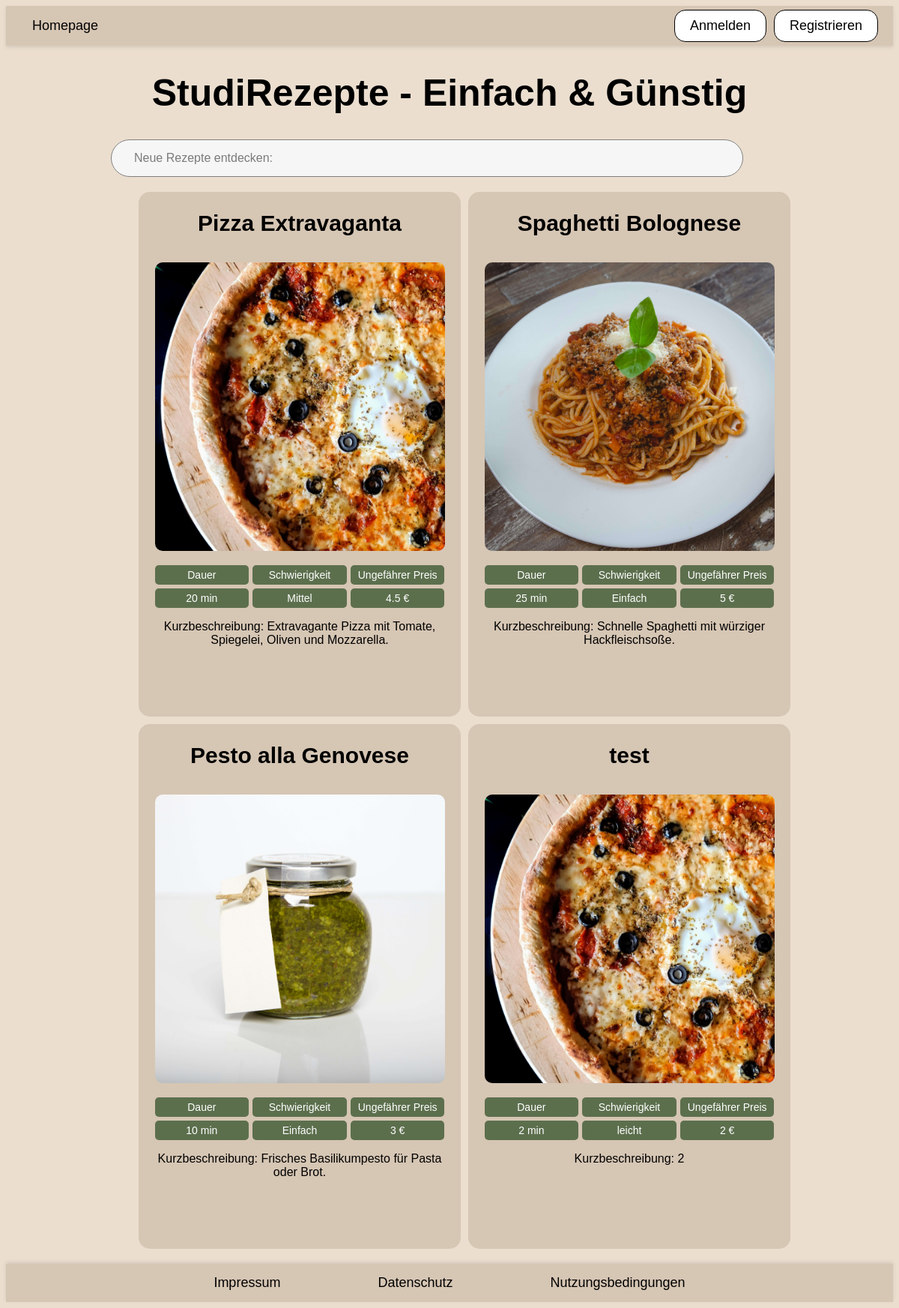
The page / on the database its author committed.
### tables this page shows
CREATE TABLE rezept (
                        id INTEGER PRIMARY KEY AUTOINCREMENT,
                        titel TEXT,
                        email TEXT,
                        kurzbeschreibung TEXT,
                        dauer INTEGER,
                        schwierigkeit TEXT,
                        preis REAL,
                        zutaten TEXT,
                        menge TEXT,
                        anleitung TEXT,
                        bild TEXT 
                    );

### index.php (called while the page is built, shortened)
<?php
require_once "php/controller/IndexController.php";
$indexController = new IndexController();
$entries = $indexController->request();
require_once "php/view/index.php";

### php/model/RezeptPDOSQLite.php (called while the page is built, shortened)
<?php
require_once "RezeptEintrag.php";
class RezeptPDOSQLite implements RezeptDAO
{
    private static $instance = null;
    public static function getInstance()
    {
        if (self::$instance === null) {
            self::$instance = new RezeptPDOSQLite();
        }
        return self::$instance;
    }
    public function getEntries(){
        try {
            $db = $this->getConnection();
            $sql = "SELECT * FROM rezept";
            $command = $db->prepare($sql);
            if (!$command->execute()) {
                throw new InternalErrorException();
            }
            $result = $command->fetchAll();
            $entries = [];
            foreach ($result as $row) {
                $entry = new RezeptEintrag(
                    $row["id"],
                    $row["titel"],
                    $row["email"],
                    $row["kurzbeschreibung"],
                    $row["dauer"],
                    $row["schwierigkeit"],
                    $row["preis"],
                    $row["zutaten"],
                    $row["menge"],
                    $row["anleitung"],
                    $row["bild"]);
                $entries[] = $entry;
            }
            return $entries;
        } catch (PDOException $exc) {
            throw new InternalErrorException();
        }
    }
    private function getConnection()
    {
        try {
            $user = 'root';
            $pw = null;
            $dsn = 'sqlite:db/rezept.db';
            $db = new PDO($dsn, $user, $pw);
            $db->exec("PRAGMA foreign_keys = ON;");
            return $db;
        } catch (PDOException $e) {
            throw new InternalErrorException();
        }
    }
}

### php/model/Rezept.php (called while the page is built, shortened)
<?php
require_once "php/model/RezeptPDOSQLite.php";
class Rezept{
    public static function getInstance(){
        return RezeptPDOSQLite::getInstance();
    }
}
?>

### php/controller/IndexController.php (called while the page is built, shortened)
<?php
require_once "php/model/RezeptEintrag.php";
require_once  "php/model/Rezept.php";
class IndexController
{
    public function request()
    {
        try {
            $rezept = Rezept::getInstance();
            $entries = $rezept->getEntries();
            return $entries;
        } catch (InternalErrorException $exc) {
            $_SESSION["message"] = "internal_error";
        }
    }
}

### php/model/RezeptEintrag.php (called while the page is built, shortened)
<?php
class RezeptEintrag
{
    private $id;
    private $titel;
    private $kurzbeschreibung;
    private $dauer;
    private $schwierigkeit;
    private $preis;
    private $bild;
    public function __construct($id, $titel, $email, $kurzbeschreibung, $dauer, $schwierigkeit, $preis, $zutaten, $menge, $anleitung, $bild)
    {
        $this->id = $id;
        $this->titel = $titel;
        $this->kurzbeschreibung = $kurzbeschreibung;
        $this->dauer = $dauer;
        $this->schwierigkeit = $schwierigkeit;
        $this->preis = $preis;
        $this->bild = $bild;
    }
    public function getId()
    {
        return $this->id;
    }
    public function getTitel()
    {
        return $this->titel;
    }
    public function getKurzbeschreibung()
    {
        return $this->kurzbeschreibung;
    }
    public function getDauer()
    {
        return $this->dauer;
    }
    public function getSchwierigkeit()
    {
        return $this->schwierigkeit;
    }
    public function getPreis()
    {
        return $this->preis;
    }
    public function getBild()
    {
        return $this->bild;
    }
}

### php/view/index.php (the view, shortened to what this page needs)
<?php
require_once "php/include/head.php";
?>
<body>
    <?php
    require_once "php/include/header.php";
    ?>
    <main>
        <h1>StudiRezepte - Einfach & Günstig</h1>
        <section class="search-container">
            <form action="suche.php" method="get">
                <div class="search">
                    <input class="search-input" type="search" id="Suche" name="Sucheingabe" placeholder="Neue Rezepte entdecken:" size="90" required>
                </div>
            </form>
        </section>
        <ul>
            <section class="flexcontainer">
                <?php if (empty($entries)): ?>
                    Keine Einträge vorhanden.
                    <?php else:
                    foreach ($entries as $entry): ?>
                        <div class="flexbox">
                            <h2><?= htmlspecialchars($entry->getTitel()) ?></h2>
                            <a href="rezept.php?id=<?= urlencode($entry->getId()) ?>" class="box-link">
                                <img
                                    src="images/<?= htmlspecialchars($entry->getBild()) ?>"
                                    alt="Bild von <?= htmlspecialchars($entry->getTitel()) ?>"
                                    title="<?= htmlspecialchars($entry->getTitel()) ?>" />
                            </a>
                            <div class="info-grid">
                                <div>Dauer</div>
                                <div>Schwierigkeit</div>
                                <div>Ungefährer Preis</div>
                                <div><?= htmlspecialchars($entry->getDauer()) ?> min</div>
                                <div><?= htmlspecialchars($entry->getSchwierigkeit()) ?></div>
                                <div><?= htmlspecialchars($entry->getPreis()) ?> €</div>
                            </div>
                            <p>Kurzbeschreibung: <?= htmlspecialchars($entry->getKurzbeschreibung()) ?></p>
                        </div>
                    <?php endforeach; ?>
                <?php endif; ?>
            </section>
        </ul>
    </main>
    <?php
    include_once "php/include/footer.php"
    ?>
</body>
</html>

### css/index.css (style rules this page uses)
body { background-color: rgb(235, 222, 207);; font-family: sans-serif; }
h1 { color: Black; font-family: sans-serif; font-size: 50px; text-align: center; }
.flexcontainer { display: flex; flex-wrap: wrap; gap: 10px; justify-content: center; }
.flexbox { flex: calc(33.33% - 20px); max-width: calc(33.33% - 20px); min-width: 430px; height: 700px; background-color: #D6C6B4; text-align: center; border-radius: 15px; color: black; overflow: hidden; }
.flexbox img { width: 90%; height: 55%; object-fit: cover; border-radius: 10px; margin-top: 10px; }
.flexbox h2 { color: black; font-family: sans-serif; text-align: center; font-size: 30px; }
.info-grid { display: grid; grid-template-columns: repeat(3, 1fr); grid-template-rows: repeat(2, auto); gap: 5px; margin-top: 15px; padding-left: 5%; padding-right: 5%; }
.info-grid div { background-color: #5C6F4D; padding: 5px; border-radius: 5px; font-size: 14px; color: white; text-align: center; }
.flexbox p { padding-left: 5%; padding-right: 5%; }
.search-container { display: flex; justify-content: center; width: 100%; margin-bottom: 20px; }
.search { --padding: 14px; width: 90%; display: flex; align-items: center; padding: var(--padding); border-radius: 28px; background: #f6f6f6; border: 1px solid gray; margin-left: 0%; justify-content: center; }
.search-input { font-size: 16px; font-family: sans-serif; color: #333333; margin-left: var(--padding); outline: none; border: none; background: transparent; width: 100%; }
.search-input::placeholder, .search-icon { color: rgba(0, 0, 0, 0.5); }

### rows shown on the page
rezept: titel "Pizza Extravaganta", bild (picture), dauer "20", schwierigkeit "Mittel", preis "4.5", kurzbeschreibung "Extravagante Pizza mit Tomate, Spiegelei, Oliven und Mozzarella."
rezept: titel "Spaghetti Bolognese", bild (picture), dauer "25", schwierigkeit "Einfach", preis "5", kurzbeschreibung "Schnelle Spaghetti mit würziger Hackfleischsoße."
rezept: titel "Pesto alla Genovese", bild (picture), dauer "10", schwierigkeit "Einfach", preis "3", kurzbeschreibung "Frisches Basilikumpesto für Pasta oder Brot."
rezept: titel "test", bild+titel (picture), dauer "2", schwierigkeit "leicht", preis "2", kurzbeschreibung "2"
